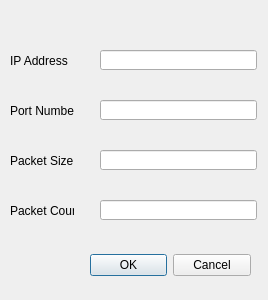
<?xml version="1.0" encoding="UTF-8"?>
<ui version="4.0">
 <class>sender_options</class>
 <widget class="QDialog" name="sender_options">
  <property name="geometry">
   <rect>
    <x>0</x>
    <y>0</y>
    <width>268</width>
    <height>300</height>
   </rect>
  </property>
  <property name="windowTitle">
   <string>Dialog</string>
  </property>
  <widget class="QLineEdit" name="lineEdit_ip">
   <property name="geometry">
    <rect>
     <x>100</x>
     <y>50</y>
     <width>157</width>
     <height>20</height>
    </rect>
   </property>
  </widget>
  <widget class="QLineEdit" name="lineEdit_packet_size">
   <property name="geometry">
    <rect>
     <x>100</x>
     <y>150</y>
     <width>157</width>
     <height>20</height>
    </rect>
   </property>
  </widget>
  <widget class="QLineEdit" name="lineEdit_packet_count">
   <property name="geometry">
    <rect>
     <x>100</x>
     <y>200</y>
     <width>157</width>
     <height>20</height>
    </rect>
   </property>
  </widget>
  <widget class="QLineEdit" name="lineEdit_port_number">
   <property name="geometry">
    <rect>
     <x>100</x>
     <y>100</y>
     <width>157</width>
     <height>20</height>
    </rect>
   </property>
  </widget>
  <widget class="QLabel" name="label_ip">
   <property name="geometry">
    <rect>
     <x>10</x>
     <y>50</y>
     <width>64</width>
     <height>21</height>
    </rect>
   </property>
   <property name="text">
    <string>IP Address</string>
   </property>
  </widget>
  <widget class="QLabel" name="label_packet_count">
   <property name="geometry">
    <rect>
     <x>10</x>
     <y>200</y>
     <width>64</width>
     <height>21</height>
    </rect>
   </property>
   <property name="text">
    <string>Packet Count</string>
   </property>
  </widget>
  <widget class="QLabel" name="label_packet_size">
   <property name="geometry">
    <rect>
     <x>10</x>
     <y>150</y>
     <width>64</width>
     <height>21</height>
    </rect>
   </property>
   <property name="text">
    <string>Packet Size</string>
   </property>
  </widget>
  <widget class="QLabel" name="label_port_number">
   <property name="geometry">
    <rect>
     <x>10</x>
     <y>100</y>
     <width>64</width>
     <height>21</height>
    </rect>
   </property>
   <property name="text">
    <string>Port Number</string>
   </property>
  </widget>
  <widget class="QWidget" name="">
   <property name="geometry">
    <rect>
     <x>90</x>
     <y>250</y>
     <width>161</width>
     <height>31</height>
    </rect>
   </property>
   <layout class="QVBoxLayout" name="verticalLayout_2">
    <item>
     <widget class="QDialogButtonBox" name="buttonBox">
      <property name="orientation">
       <enum>Qt::Horizontal</enum>
      </property>
      <property name="standardButtons">
       <set>QDialogButtonBox::Cancel|QDialogButtonBox::Ok</set>
      </property>
     </widget>
    </item>
   </layout>
  </widget>
 </widget>
 <resources/>
 <connections>
  <connection>
   <sender>buttonBox</sender>
   <signal>accepted()</signal>
   <receiver>sender_options</receiver>
   <slot>accept()</slot>
   <hints>
    <hint type="sourcelabel">
     <x>248</x>
     <y>254</y>
    </hint>
    <hint type="destinationlabel">
     <x>157</x>
     <y>274</y>
    </hint>
   </hints>
  </connection>
  <connection>
   <sender>buttonBox</sender>
   <signal>rejected()</signal>
   <receiver>sender_options</receiver>
   <slot>reject()</slot>
   <hints>
    <hint type="sourcelabel">
     <x>316</x>
     <y>260</y>
    </hint>
    <hint type="destinationlabel">
     <x>286</x>
     <y>274</y>
    </hint>
   </hints>
  </connection>
 </connections>
</ui>
